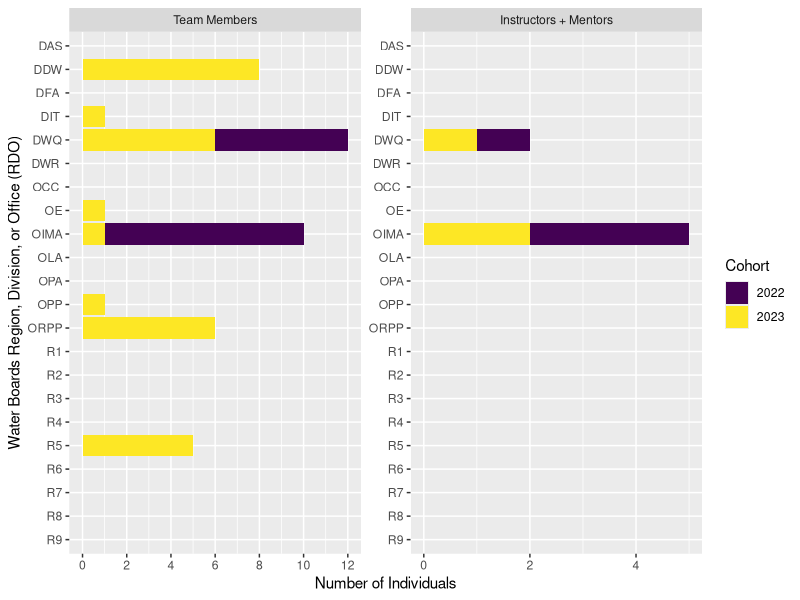
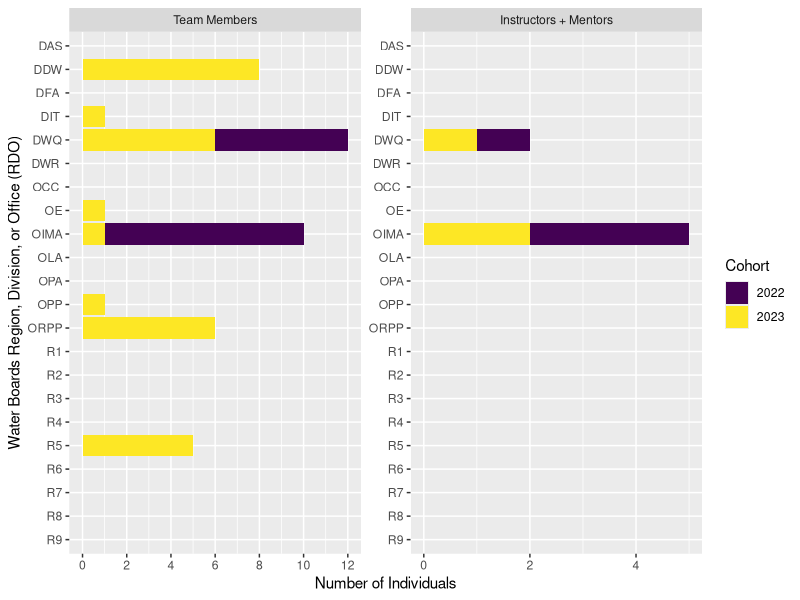

Generate these figures, in order, with R:
#install.packages("here")
#install.packages("readr")
#install.packages("tidyr")
#install.packages("ggplot2")
#install.packages("viridis")

library(here)
library(readr)
library(tidyr)
library(ggplot2)
library(viridis)

# Import the RDO data
rdo = read.csv(here("cohorts/annual-rdo.csv"))

# Convert from wide to long format
rdo_long <- gather(rdo, Cohort, Count, 'X2022':'X2023IM')

# Convert RDO to a factor
rdo_long$RDO <- factor(rdo_long$RDO, levels=rev(unique(rdo_long$RDO)))

# Remove the first character ("X") in front of Cohort years
rdo_long$Cohort <- gsub("^.{0,1}", "", rdo_long$Cohort)

# Add a column to specify the type of individuals represented
rdo_long$IndividualType <- ""

# If Cohort ends in "IM", make IndividualType = "Instructors + Mentors", else  "Team Members"
rdo_long$IndividualType <- ifelse(grepl("IM", rdo_long$Cohort), "Instructors + Mentors", "Team Members")

# Remove "IM" from Cohort years
rdo_long$Cohort <- gsub("\\IM$","", rdo_long$Cohort)

# Create the plot
ggplot(rdo_long, aes(fill=Cohort, x=Count, y=RDO)) + 
  geom_bar(position="stack", stat="identity") +
  xlab("Number of Individuals") + 
  ylab("Water Boards Region, Division, or Office (RDO)") +
  scale_fill_viridis(discrete = TRUE, option = "viridis") +
  facet_wrap(~factor(IndividualType, c("Team Members", "Instructors + Mentors")), 
             scales = "free") +
  scale_x_continuous(breaks =c(0,2,4,6,8,10,12,14))

# Save the plot
ggsave(path = "cohorts/images", filename = "annual-rdo.png",
       dpi = 600, width = 7.08, height = 5, units = "in")
